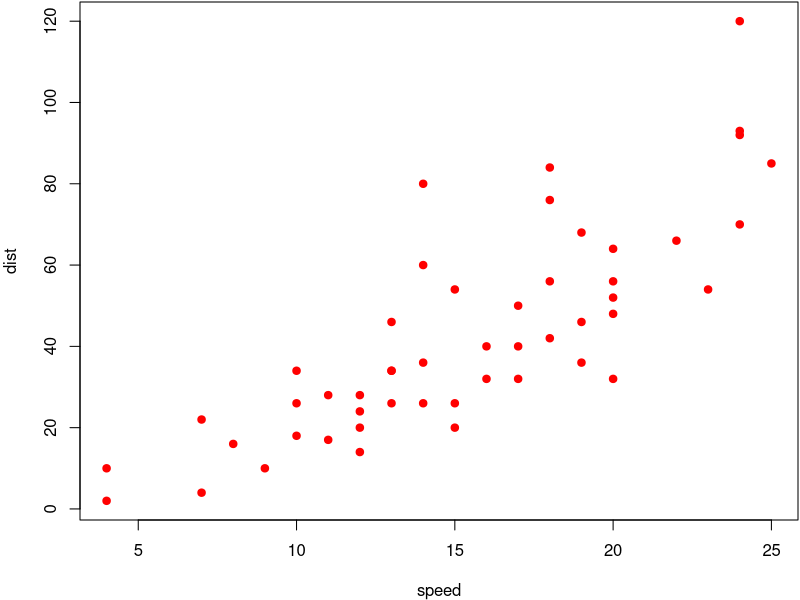

Source code (R):
## ---- chunk 1
options(digits = 3)
cat("hello world!")
set.seed(123)
(x = rnorm(40) + 10)
# generate a table
knitr::kable(head(mtcars))
(function() {
  if (TRUE) 1 + 1  # a boring comment
})()
# names(formals(servr::jekyll))  # arguments of the jekyll() function
## ---- chunk 2
par(mar = c(4, 4, .1, .1))
plot(cars, pch = 19, col = 'red')  # a scatterplot
